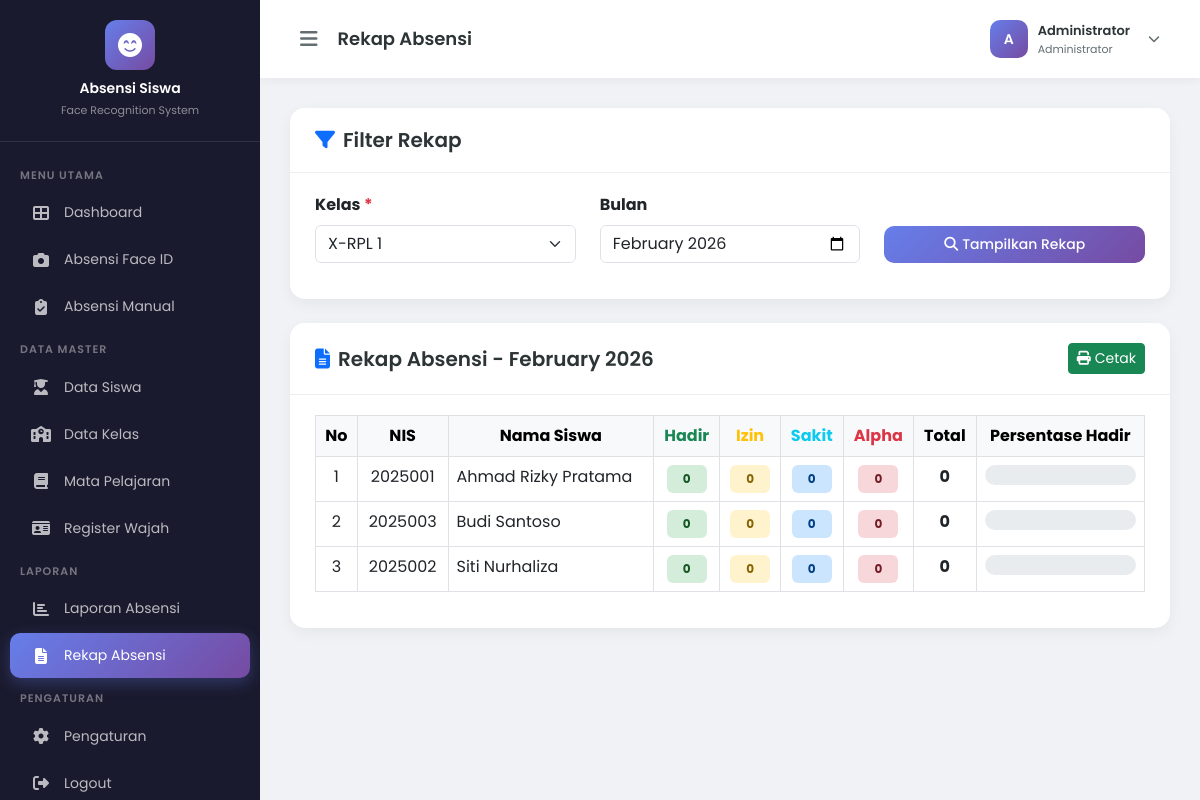
The app's page /pages/rekap.php?kelas_id=1 (signed in) with its own data.
### tables this page shows
CREATE TABLE siswa (
    id INT AUTO_INCREMENT PRIMARY KEY,
    nis VARCHAR(20) NOT NULL UNIQUE,
    nama_lengkap VARCHAR(100) NOT NULL,
    jenis_kelamin ENUM('L', 'P') NOT NULL,
    kelas_id INT NOT NULL,
    alamat TEXT,
    no_telepon VARCHAR(20),
    foto VARCHAR(255) DEFAULT NULL,
    face_encoding TEXT DEFAULT NULL,
    face_registered TINYINT(1) DEFAULT 0,
    status ENUM('aktif', 'nonaktif') DEFAULT 'aktif',
    created_at TIMESTAMP DEFAULT CURRENT_TIMESTAMP,
    updated_at TIMESTAMP DEFAULT CURRENT_TIMESTAMP ON UPDATE CURRENT_TIMESTAMP,
    FOREIGN KEY (kelas_id) REFERENCES kelas(id) ON DELETE CASCADE ON UPDATE CASCADE
);

### pages/rekap.php (the view, shortened to what this page needs)
<?php
require_once __DIR__ . '/../includes/header.php';
$classes = mysqli_query($conn, "SELECT * FROM kelas ORDER BY nama_kelas");
$filter_kelas = isset($_GET['kelas_id']) ? (int)$_GET['kelas_id'] : '';
$filter_bulan = isset($_GET['bulan']) ? $_GET['bulan'] : date('Y-m');
$rekap = [];
if ($filter_kelas) {
    $bulan_start = $filter_bulan . '-01';
    $bulan_end = date('Y-m-t', strtotime($bulan_start));
    $query = "
        SELECT s.id, s.nis, s.nama_lengkap,
            SUM(CASE WHEN a.status = 'hadir' THEN 1 ELSE 0 END) as hadir,
            SUM(CASE WHEN a.status = 'izin' THEN 1 ELSE 0 END) as izin,
            SUM(CASE WHEN a.status = 'sakit' THEN 1 ELSE 0 END) as sakit,
            SUM(CASE WHEN a.status = 'alpha' THEN 1 ELSE 0 END) as alpha,
            COUNT(a.id) as total
        FROM siswa s
        LEFT JOIN absensi a ON s.id = a.siswa_id AND a.tanggal BETWEEN '$bulan_start' AND '$bulan_end'
        WHERE s.kelas_id = $filter_kelas AND s.status = 'aktif'
        GROUP BY s.id
        ORDER BY s.nama_lengkap
    ";
    $rekap = mysqli_query($conn, $query);
}
?>
<div class="table-card mb-4">
    <div class="card-header">
        <h5><i class="fas fa-filter me-2 text-primary"></i>Filter Rekap</h5>
    </div>
    <div class="card-body">
        <form method="GET" action="rekap.php">
            <div class="row">
                <div class="col-md-4 mb-3">
                    <label class="form-label fw-bold">Kelas <span class="text-danger">*</span></label>
                    <select class="form-select" name="kelas_id" required>
                        <?php while ($k = mysqli_fetch_assoc($classes)): ?>
                        <option value="<?= $k['id'] ?>" <?= $filter_kelas == $k['id'] ? 'selected' : '' ?>><?= $k['nama_kelas'] ?></option>
                        <?php endwhile; ?>
                    </select>
                </div>
                <div class="col-md-4 mb-3">
                    <label class="form-label fw-bold">Bulan</label>
                    <input type="month" class="form-control" name="bulan" value="<?= $filter_bulan ?>">
                </div>
                <div class="col-md-4 mb-3 d-flex align-items-end">
                    <button type="submit" class="btn btn-primary-gradient w-100">
                        <i class="fas fa-search me-1"></i>Tampilkan Rekap
                    </button>
                </div>
            </div>
        </form>
    </div>
</div>
<?php if ($filter_kelas && $rekap): ?>
<div class="table-card">
    <div class="card-header">
        <h5><i class="fas fa-file-alt me-2 text-primary"></i>Rekap Absensi - <?= date('F Y', strtotime($filter_bulan . '-01')) ?></h5>
        <button class="btn btn-success btn-sm" onclick="window.print()">
            <i class="fas fa-print me-1"></i>Cetak
        </button>
    </div>
    <div class="card-body">
        <div class="table-responsive">
            <table class="table table-hover table-bordered">
                <thead class="table-light">
                    <tr class="text-center">
                        <th>No</th>
                        <th>NIS</th>
                        <th>Nama Siswa</th>
                        <th class="text-success">Hadir</th>
                        <th class="text-warning">Izin</th>
                        <th class="text-info">Sakit</th>
                        <th class="text-danger">Alpha</th>
                        <th>Total</th>
                        <th>Persentase Hadir</th>
                    </tr>
                </thead>
                <tbody>
                    <?php $no = 1; while ($row = mysqli_fetch_assoc($rekap)):
                    ?>
                    <tr class="text-center">
                        <td><?= $no++ ?></td>
                        <td><?= $row['nis'] ?></td>
                        <td class="text-start"><?= $row['nama_lengkap'] ?></td>
                        <td><span class="badge badge-hadir px-3 py-2"><?= $row['hadir'] ?></span></td>
                        <td><span class="badge badge-izin px-3 py-2"><?= $row['izin'] ?></span></td>
                        <td><span class="badge badge-sakit px-3 py-2"><?= $row['sakit'] ?></span></td>
                        <td><span class="badge badge-alpha px-3 py-2"><?= $row['alpha'] ?></span></td>
                        <td><strong><?= $row['total'] ?></strong></td>
                        <td>
                            <div class="progress" style="height:20px; border-radius:10px;">
                            </div>
                        </td>
                    </tr>
                    <?php endwhile; ?>
                </tbody>
            </table>
        </div>
    </div>
</div>
<?php endif; ?>
<?php require_once __DIR__ . '/../includes/footer.php'; ?>

### includes/header.php (style rules this page uses)
* { font-family: 'Poppins', sans-serif; }
:root { --sidebar-width: 260px; --primary-gradient: linear-gradient(135deg, #667eea 0%, #764ba2 100%); --sidebar-bg: #1a1a2e; --sidebar-hover: #16213e; --sidebar-active: #0f3460; }
body { background-color: #f0f2f5; overflow-x: hidden; }
.table-card { background: white; border-radius: 15px; box-shadow: 0 5px 15px rgba(0,0,0,0.05); border: none; overflow: hidden; }
.table-card .card-header { background: white; border-bottom: 1px solid #eee; padding: 20px 25px; display: flex; align-items: center; justify-content: space-between; }
.table-card .card-header h5 { font-weight: 600; margin: 0; color: #2d3436; }
.table-card .card-body { padding: 20px 25px; }
.btn-primary-gradient { background: var(--primary-gradient); border: none; color: white; border-radius: 10px; padding: 8px 20px; font-size: 14px; font-weight: 500; transition: all 0.3s; }
.badge-hadir { background: #d4edda; color: #155724; }
.badge-izin { background: #fff3cd; color: #856404; }
.badge-sakit { background: #cce5ff; color: #004085; }
.badge-alpha { background: #f8d7da; color: #721c24; }

### records on screen
siswa: nis "2025001", nama_lengkap "Ahmad Rizky Pratama", hadir "0", izin "0", sakit "0", alpha "0", total "0"
siswa: nis "2025003", nama_lengkap "Budi Santoso", hadir "0", izin "0", sakit "0", alpha "0", total "0"
siswa: nis "2025002", nama_lengkap "Siti Nurhaliza", hadir "0", izin "0", sakit "0", alpha "0", total "0"

### other values on screen
$page_title "Rekap Absensi"
substr($_SESSION['admin_nama'] ?? 'A', 0, 1) "A"
$_SESSION['admin_nama'] "Administrator"
date('F Y', strtotime($filter_bulan . '-01')) "February 2026"
form field kelas_id "X-RPL 1"
